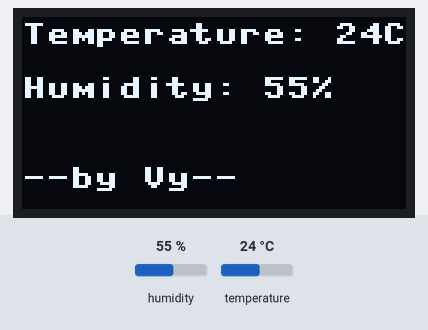
Bench run of a program on a simulated ESP32 board running MicroPython. On the bench: 128×64 one-colour display. The inputs (shaded band) are chosen by the test bench; at power-on: humidity 55 %, temperature 24 °C.

Above: at 1.2 s.
1.3 s: humidity set to 22 %
At 4.0 s:
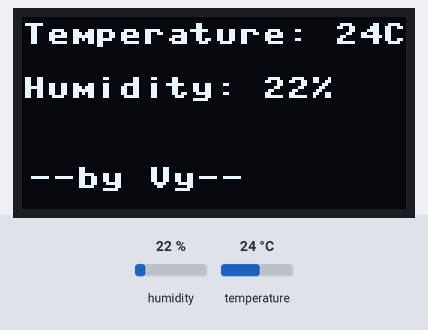
5.4 s: temperature set to 12 °C
At 8.2 s:
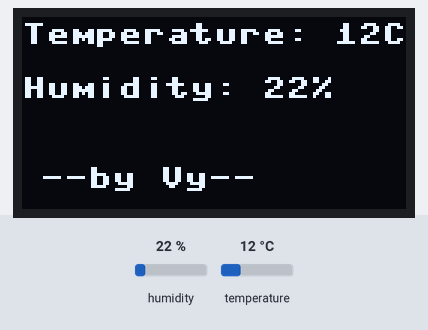
9.5 s: humidity set to 40 %
At 12.2 s:
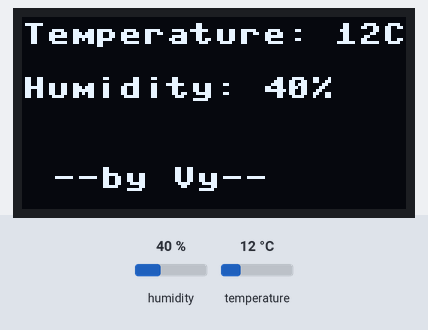
13.6 s: temperature set to 19 °C
At 15.5 s:
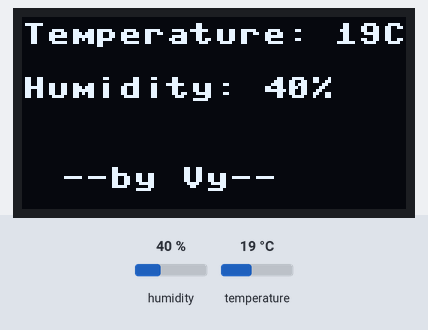
Timing chart, 0 to 17.0 s (numbered marks = the images above; inputs shaded):
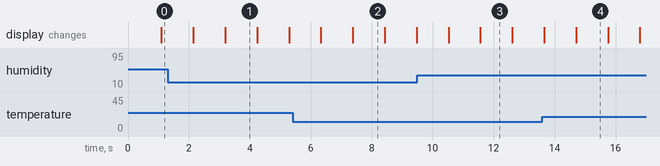

Measured:
- what the display in image 1 shows lasts 1.0 s, from 3.2 s to 4.2 s

The program:

dht_oled.py
```python
from machine import Pin, I2C
from machine import ADC
import time
import machine
import ssd1306
import dht

sensor = dht.DHT11(Pin(14))

# using default address 0x3C
i2c = machine.I2C(1, scl = machine.Pin(22), sda = machine.Pin(21), freq = 400000)
oled = ssd1306.SSD1306_I2C(128, 64, i2c)

while True:
    for i in range (125):
        sensor.measure()
        temp = sensor.temperature()
        hum = sensor.humidity()
        time.sleep(1)
        oled.fill(0)
        oled.text('Temperature: '+ str(temp) + 'C', 0, 2, 1)
        oled.text('Humidity: '+str(hum)+'%', 0, 20, 1)
        oled.text('--by Vy--', i, 50, 1)
        oled.show()
```
